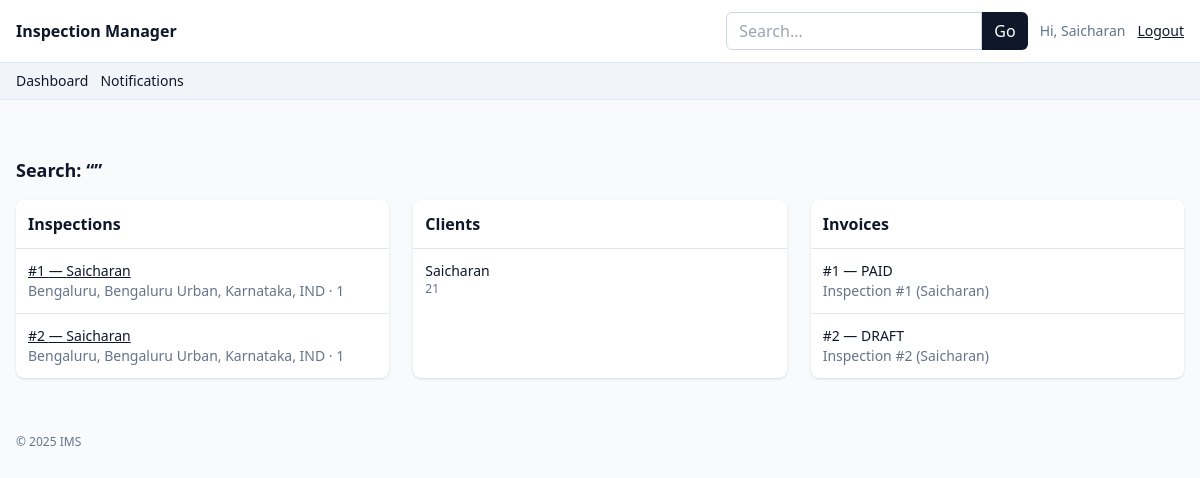
Page /search (signed in) on the earlier database version.
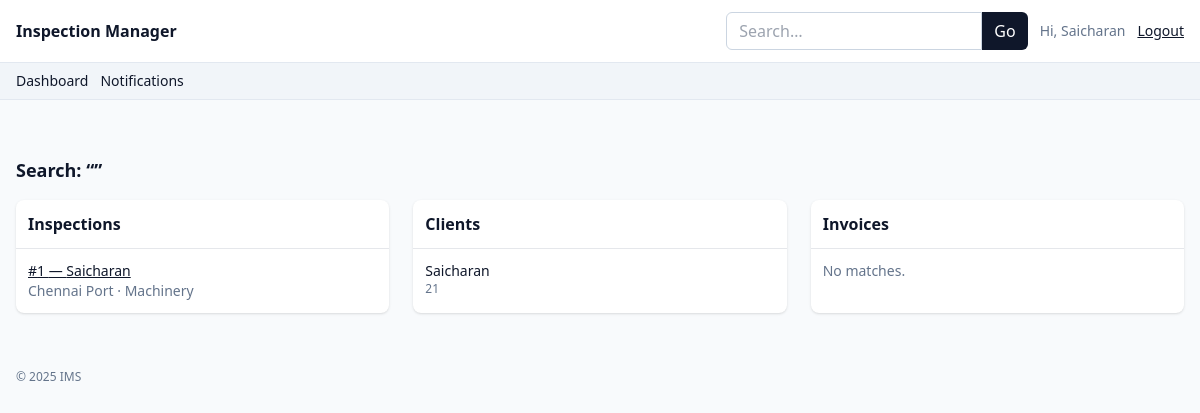
Same page on the later database version.
### app.py (models this page shows)
class Inspection(db.Model):
    __tablename__ = "inspection"
    id = db.Column(db.Integer, primary_key=True)
    public_id = db.Column(db.String(40), unique=True, index=True)
    seq_num = db.Column(db.Integer)  # sequence within type-year
    date = db.Column(db.DateTime, nullable=False, default=datetime.utcnow)
    inspection_type = db.Column(db.String(20), default=InspectionType.PSIC, nullable=False)
    client_id = db.Column(db.Integer, db.ForeignKey("client.id"))
    client = db.relationship("Client")
    location = db.Column(db.String(200))
    asset = db.Column(db.String(200))
    cha_id = db.Column(db.Integer, db.ForeignKey("cha.id"))
    cha = db.relationship("CHA")
    forwarder_name = db.Column(db.String(160))
    cha_commission_pct = db.Column(db.Float)  # optional override of CHA.commission_rate
    status = db.Column(db.String(40), default=InspectionStatus.DRAFT)
    engineer_id = db.Column(db.Integer, db.ForeignKey("user.id"))
    engineer = db.relationship("User")
    created_at = db.Column(db.DateTime, default=datetime.utcnow)
    scrap_type = db.Column(db.String(40))  # Metal / Plastic / Paper / Other
    container_count = db.Column(db.Integer)
    container_weight = db.Column(db.Float)  # tons
    container_notes = db.Column(db.Text)
    machinery_type = db.Column(db.String(160))
    year_of_manufacture = db.Column(db.Integer)
    original_cif_value = db.Column(db.Float)
    depreciation_pct = db.Column(db.Float)  # auto
    residual_value = db.Column(db.Float)    # auto
    balance_useful_life = db.Column(db.String(40))  # manual text like "3 years"
    goods_details = db.Column(db.Text)
    condition_notes = db.Column(db.Text)
    fair_market_value = db.Column(db.Float)

class Client(db.Model):
    __tablename__ = "client"
    id = db.Column(db.Integer, primary_key=True)
    name = db.Column(db.String(160), nullable=False)
    gst_number = db.Column(db.String(40))
    billing_address = db.Column(db.Text)

class Invoice(db.Model):
    __tablename__ = "invoice"
    id = db.Column(db.Integer, primary_key=True)
    inspection_id = db.Column(db.Integer, db.ForeignKey("inspection.id"), unique=True)
    inspection = db.relationship("Inspection", backref=db.backref("invoice", uselist=False))
    fee = db.Column(db.Float, default=0.0)
    tax_pct = db.Column(db.Float, default=18.0)
    total = db.Column(db.Float, default=0.0)
    status = db.Column(db.String(20), default=InvoiceStatus.DRAFT)
    notes = db.Column(db.Text)

### app.py (the view)
@app.route("/search")
@role_required(Role.ADMIN, Role.ENGINEER, Role.ACCOUNTANT)
def global_search():
    q = request.args.get("q", "")
    like = f"%{q}%"
    inspections = Inspection.query.join(Client).filter(
        or_(Client.name.ilike(like), Inspection.location.ilike(like), Inspection.asset.ilike(like), Inspection.public_id.ilike(like))
    ).all()
    clients = Client.query.filter(Client.name.ilike(like)).all()
    invoices = Invoice.query.join(Inspection).join(Client).filter(Client.name.ilike(like)).all()
    return render_template("search_results.html", q=q, inspections=inspections, clients=clients, invoices=invoices)

### app.py (called while the page is built)
def role_required(*roles):
    def deco(fn):
        from functools import wraps
        @wraps(fn)
        def wrap(*a, **kw):
            if not session.get("user_id"):
                flash("Please login.", "warning")
                return redirect(url_for("login"))
            if roles and session.get("role") not in roles:
                flash("Unauthorized.", "danger")
                return redirect(url_for("dashboard"))
            return fn(*a, **kw)
        return wrap
    return deco

@app.context_processor
def inject_globals():
    return dict(
        Role=Role, InspectionStatus=InspectionStatus, InvoiceStatus=InvoiceStatus,
        ReportStatus=ReportStatus, CommissionStatus=CommissionStatus, now=datetime.utcnow,
        User=User, InspectionType=InspectionType
    )

### templates/search_results.html (shortened to what this page needs)
{% extends "base.html" %}
{% block content %}
<h1 class="text-lg font-semibold mb-4">Search: “{{ q }}”</h1>
<div class="grid md:grid-cols-3 gap-6">
    <div class="bg-white rounded-lg shadow">
        <div class="p-3 border-b font-semibold">Inspections</div>
        <ul class="divide-y text-sm">
            {% for i in inspections %}
            <li class="p-3"><a class="underline" href="{{ url_for('inspection_detail', inspection_id=i.id) }}">#{{ i.id
                    }} — {{ i.client.name if i.client else '—' }}</a>
                <div class="text-slate-500">{{ i.location }} · {{ i.asset }}</div>
            </li>
            {% else %}<li class="p-3 text-slate-500">No matches.</li>{% endfor %}
        </ul>
    </div>
    <div class="bg-white rounded-lg shadow">
        <div class="p-3 border-b font-semibold">Clients</div>
        <ul class="divide-y text-sm">
            {% for c in clients %}
            <li class="p-3">{{ c.name }}<div class="text-slate-500 text-xs">{{ c.gst_number }}</div>
            </li>
            {% else %}<li class="p-3 text-slate-500">No matches.</li>{% endfor %}
        </ul>
    </div>
    <div class="bg-white rounded-lg shadow">
        <div class="p-3 border-b font-semibold">Invoices</div>
        <ul class="divide-y text-sm">
            {% for inv in invoices %}
            <li class="p-3">#{{ inv.id }} — {{ inv.status }}<div class="text-slate-500">Inspection #{{ inv.inspection_id
                    }} ({{ inv.inspection.client.name if inv.inspection.client else '—' }})</div>
            </li>
            {% else %}<li class="p-3 text-slate-500">No matches.</li>{% endfor %}
        </ul>
    </div>
</div>
{% endblock %}

### templates/base.html (shortened to what this page needs)
<!doctype html>
<html lang="en">
<head>
    <script src="https://cdn.tailwindcss.com"></script>
</head>
<body class="bg-slate-50 text-slate-900">
    <nav class="bg-white border-b border-slate-200">
        <div class="mx-auto max-w-7xl px-4 py-3 flex items-center justify-between">
            <a href="{{ url_for('dashboard') }}" class="font-semibold">Inspection Manager</a>
            <div class="flex items-center gap-3">
                {% if session.get('user_id') %}
                <form action="{{ url_for('global_search') }}" method="get" class="hidden md:flex">
                    <input name="q" value="{{ request.args.get('q','') }}" placeholder="Search…"
                        class="rounded-l-md border border-slate-300 px-3 py-1.5 focus:outline-none focus:ring w-64">
                    <button class="rounded-r-md bg-slate-900 text-white px-3">Go</button>
                </form>
                <span class="text-sm text-slate-500">Hi, {{ session.get('user_name') }}</span>
                <a class="text-sm underline" href="{{ url_for('logout') }}">Logout</a>
                {% else %}
                <a class="text-sm underline" href="{{ url_for('login') }}">Login</a>
                {% endif %}
            </div>
        </div>
    </nav>
    {% if session.get('user_id') %}
    <div class="bg-slate-100 border-b border-slate-200">
        <div class="mx-auto max-w-7xl px-4 py-2 flex flex-wrap gap-3 text-sm">
            <a class="hover:underline" href="{{ url_for('dashboard') }}">Dashboard</a>
            <a class="hover:underline" href="{{ url_for('notifications') }}">Notifications</a>
        </div>
    </div>
    {% endif %}
    <div class="mx-auto max-w-7xl px-4 py-4 space-y-2">
    </div>
    <main class="mx-auto max-w-7xl px-4 py-6">{% block content %}{% endblock %}</main>
    <footer class="mx-auto max-w-7xl px-4 py-8 text-xs text-slate-500">
        &copy; {{ now().year }} IMS
    </footer>
</body>
</html>

Differences in the rows shown:
removed Inspection: id "2", client "Saicharan", location "Bengaluru, Bengaluru Urban, Karnataka, IND", asset "1"
removed Invoice: id "1", status "PAID", inspection_id "1", inspection.client "Saicharan"
removed Invoice: id "2", status "DRAFT", inspection_id "2", inspection.client "Saicharan"
changed Inspection "Saicharan": location "Bengaluru, Bengaluru Urban, Karnataka, IND" → "Chennai Port"; asset "1" → "Machinery"
Other differences:
text now shown: "No matches."
